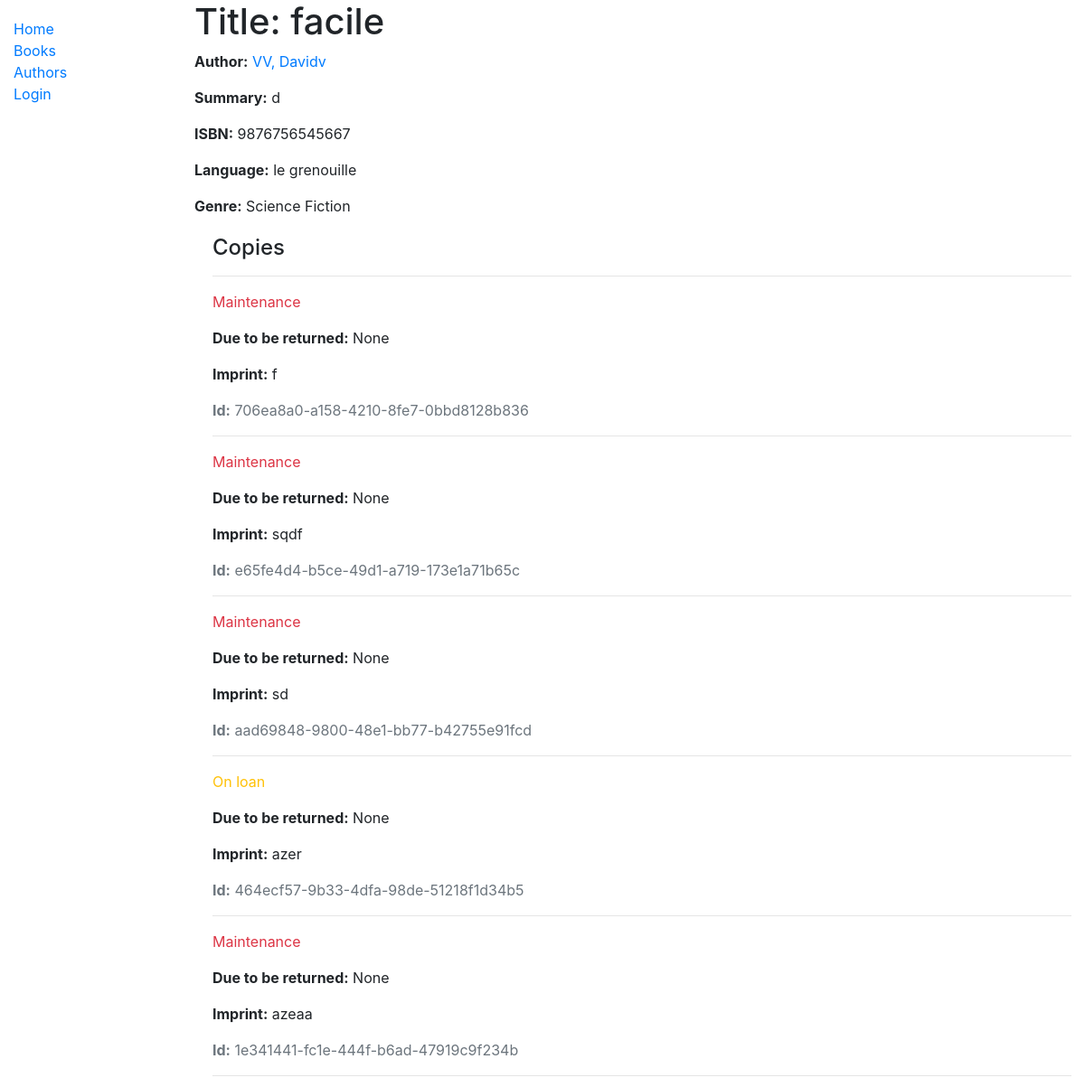
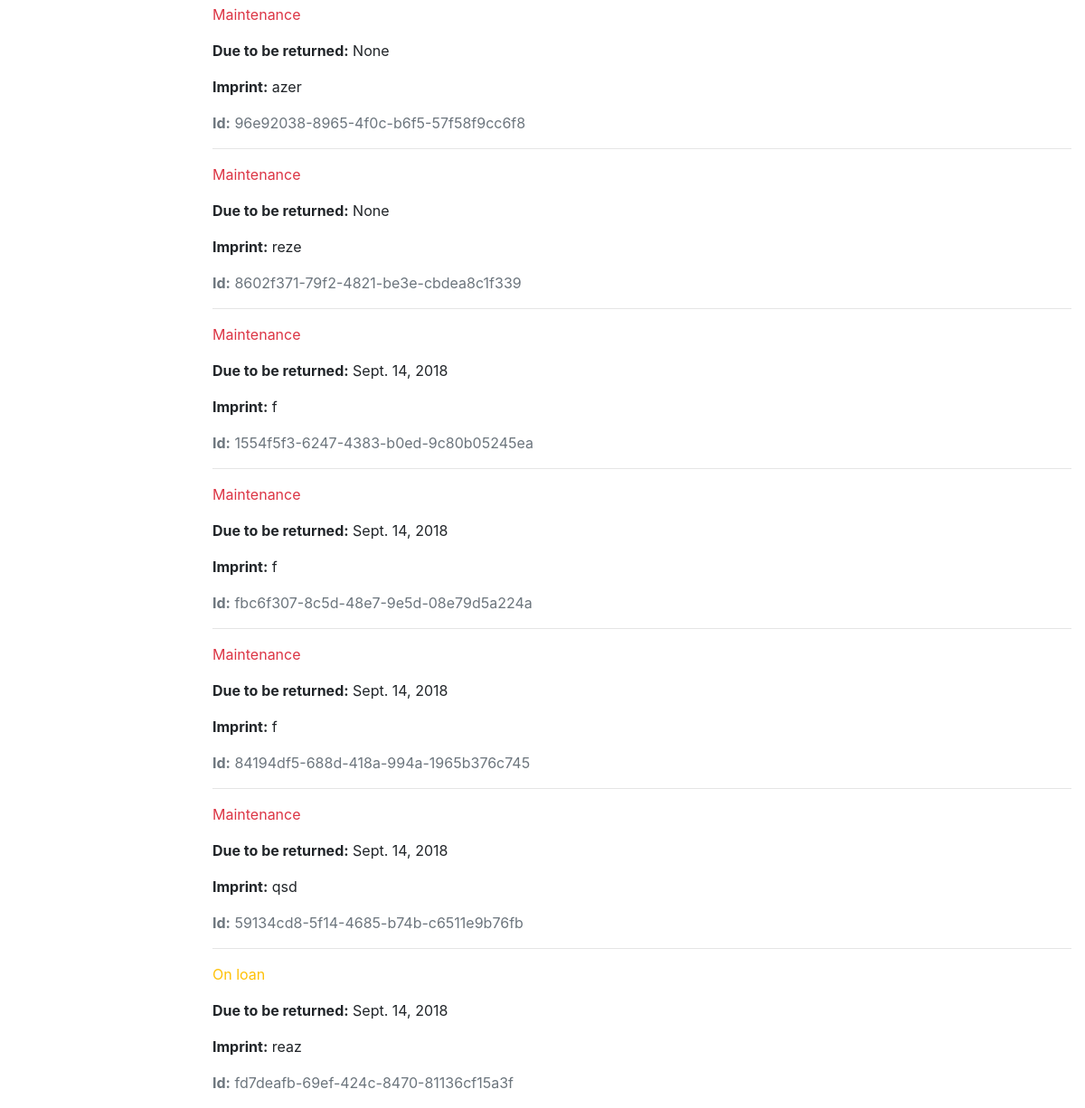
/catalog/book/2, run on the app's committed database (2 pictures, top to bottom).
### catalog/models.py (models this page shows, shortened)
class Book(models.Model):
    title = models.CharField(max_length=200)
    author = models.ForeignKey('Author', on_delete=models.SET_NULL, null=True)
    summary = models.CharField(max_length=1000, help_text="Enter a brief description a the book")
    isbn = models.CharField('ISBN', max_length=13, help_text='13 character <a href="https://www.isbn-international.org/content/what-isbn">ISBN number</a>')
    genre = models.ManyToManyField('Genre', help_text="Select a genre for this book")
    language = models.ForeignKey('Language', on_delete=models.SET_NULL, null=True)
    class Meta:
        ordering = ['title']
    def display_genre(self):
        """Create a string for the Genre. This is required to display genre in Admin."""
        return ', '.join(genre.name for genre in self.genre.all()[:3])
    display_genre.short_description = 'Genre'

class Author(models.Model):
    first_name = models.CharField(max_length=100)
    last_name = models.CharField(max_length=100)
    date_of_birth = models.DateField(null=True, blank=True)
    date_of_death = models.DateField('died', null=True, blank=True)
    class Meta:
        ordering = ['last_name', 'first_name']
    def __str__(self):
        return f'{self.last_name}, {self.first_name}'

class Language(models.Model):
    name = models.CharField(max_length=200, help_text="Enter the book's natural language (e.g. English, Fraench, Japanese,..")
    def __str__(self):
        return self.name

class Genre(models.Model):
    name = models.CharField(max_length=200, help_text="Enter a book genre (e.g. Science Fiction)")
    def __str__(self):
        return self.name

class BookInstance(models.Model):
    id = models.UUIDField(primary_key=True, default=uuid.uuid4, help_text="Unique ID for this particuliar book across whole library")
    book = models.ForeignKey('Book', on_delete=models.SET_NULL, null=True)
    imprint = models.CharField(max_length=200)
    due_back = models.DateField(null=True, blank=True)
    borrower = models.ForeignKey(User, on_delete=models.SET_NULL, null=True, blank=True)
    LOAN_STATUS = (
            ('m', 'Maintenance'),
            ('o', 'On loan'),
            ('a', 'Available'),
            ('r', 'Reserved'),
    )
    status = models.CharField(
            max_length=1,
            choices=LOAN_STATUS,
            blank=True,
            default='m',
            help_text='Book availability',
    )
    class Meta:
        ordering = ['due_back']
        permissions = (("can_mark_returned", "Set book as returned"),)

### catalog/views.py (the view)
# urls.py: path('book/<int:pk>', views.BookDetailView.as_view(), name="book-detail"),
class BookDetailView(generic.DetailView):
    model = Book
    paginate_by = 5

### catalog/templates/catalog/book_detail.html
{% extends "base_generic.html" %}
{% block content %}
  <h1>Title: {{ book.title }}</h1>
  <p><strong>Author:</strong> <a href="{% url 'author-detail' book.author.id %}">{{ book.author }}</a></p>
  <p><strong>Summary:</strong> {{ book.summary }}</p>
  <p><strong>ISBN:</strong> {{ book.isbn }}</p>
  <p><strong>Language:</strong> {{ book.language }}</p>
  <p><strong>Genre:</strong> {% for genre in book.genre.all %} {{ genre }}{% if not forloop.last %}, {% endif %}{% endfor %}</p>
  <div style="margin-left:20px;margin-top:20px">
    <h4>Copies</h4>
    {% for copy in book.bookinstance_set.all %}
      <hr>
      <p class="{% if copy.status == 'a' %}text-success{% elif copy.status == 'm' %}text-danger{% else %}text-warning{% endif %}">{{ copy.get_status_display }}</p>
      {% if copy.status != 'a' %}
        <p><strong>Due to be returned:</strong> {{copy.due_back}}</p>
      {% endif %}
      <p><strong>Imprint:</strong> {{copy.imprint}}</p>
      <p class="text-muted"><strong>Id:</strong> {{copy.id}}</p>
    {% endfor %}
  </div>
{% endblock %}

### catalog/templates/base_generic.html (shortened to what this page needs)
<!DOCTYPE html>
<html lang="en">
<head>
  <link rel="stylesheet" href="https://stackpath.bootstrapcdn.com/bootstrap/4.1.3/css/bootstrap.min.css">
  {% load static %}
  <link rel="stylesheet" href="{% static 'css/styles.css' %}">
</head>
<body>
  <div class="container-fluid">
    <div class="row">
      <div class="col-sm-2">
      {% block sidebar %}
        <ul class="sidebar-nav">
          <li><a href="{% url 'index' %}">Home</a></li>
          <li><a href="{% url 'books' %}">Books</a></li>
          <li><a href="{% url 'authors' %}">Authors</a></li>
            {% if user.is_authenticated %}
                <li>User: {{user.get_username}}</li>
                <li><a href="{% url 'my-borrowed' %}">My Borrowed</a></li>
                <li><a href="{% url 'logout' %}?next={{request.path}}">Logout</a></li>
            {% else %}
                <li><a href="{% url 'login' %}?next={{request.path}}">Login</a></li>
            {% endif %}
        </ul>
     {% endblock %}
      </div>
      <div class="col-sm-10 ">{% block content %}{% endblock %}</div>
    </div>
  </div>
</body>
</html>

### catalog/static/css/styles.css (style rules this page uses)
.sidebar-nav { margin-top: 20px; padding: 0; list-style: none; }

### data on the page
Book: title "facile", author "VV, Davidv", summary "d", isbn "9876756545667", language "le grenouille"
Genre: name "Science Fiction"
BookInstance: status "Maintenance", due_back "None", imprint "f", id "706ea8a0-a158-4210-8fe7-0bbd8128b836"
BookInstance: status "Maintenance", due_back "None", imprint "sqdf", id "e65fe4d4-b5ce-49d1-a719-173e1a71b65c"
BookInstance: status "Maintenance", due_back "None", imprint "sd", id "aad69848-9800-48e1-bb77-b42755e91fcd"
BookInstance: status "On loan", due_back "None", imprint "azer", id "464ecf57-9b33-4dfa-98de-51218f1d34b5"
BookInstance: status "Maintenance", due_back "None", imprint "azeaa", id "1e341441-fc1e-444f-b6ad-47919c9f234b"
BookInstance: status "Maintenance", due_back "None", imprint "azer", id "96e92038-8965-4f0c-b6f5-57f58f9cc6f8"
BookInstance: status "Maintenance", due_back "None", imprint "reze", id "8602f371-79f2-4821-be3e-cbdea8c1f339"
BookInstance: status "Maintenance", due_back "Sept. 14, 2018", imprint "f", id "1554f5f3-6247-4383-b0ed-9c80b05245ea"
BookInstance: status "Maintenance", due_back "Sept. 14, 2018", imprint "f", id "fbc6f307-8c5d-48e7-9e5d-08e79d5a224a"
BookInstance: status "Maintenance", due_back "Sept. 14, 2018", imprint "f", id "84194df5-688d-418a-994a-1965b376c745"
BookInstance: status "Maintenance", due_back "Sept. 14, 2018", imprint "qsd", id "59134cd8-5f14-4685-b74b-c6511e9b76fb"
BookInstance: status "On loan", due_back "Sept. 14, 2018", imprint "reaz", id "fd7deafb-69ef-424c-8470-81136cf15a3f"
